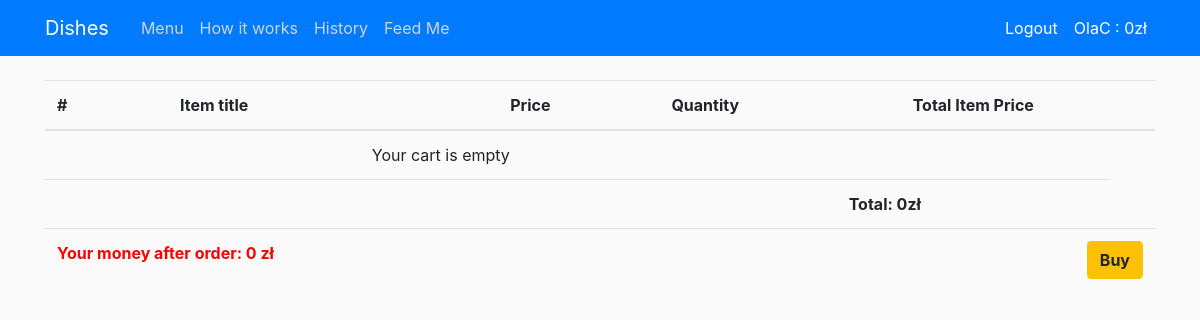
Before: /order_summary/ (signed in) with the older database file.
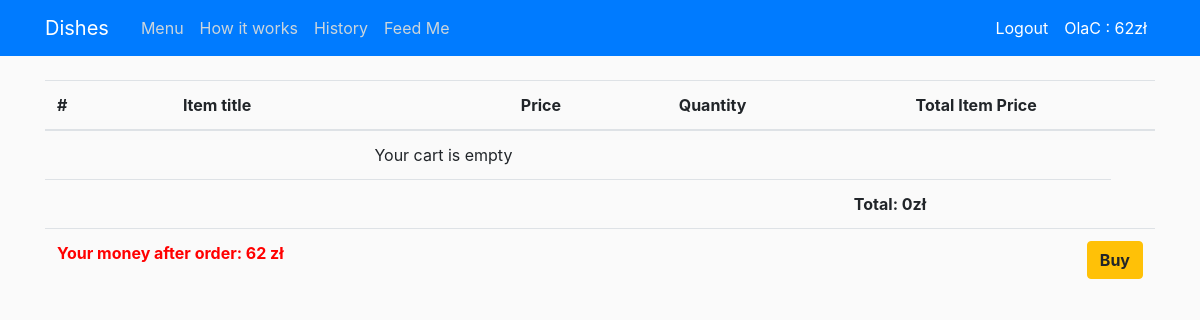
After: the same page with the newer database file.
### users/models.py (models this page shows, shortened)
class Profile(models.Model):
    user = models.OneToOneField(User, on_delete=models.CASCADE)
    money = models.FloatField(default=0)

### shop/views.py (the view)
# urls.py: path('order_summary/', order_summary, name='shop-order-summary'),
@login_required
def order_summary(request):
    if check_time():
        values = countTotalPrice(request.user)
        context ={
            'orders': values["items_in_cart"],
            'total_price': values["total_price"],
            'summary': True,
            'money': Profile.objects.get(user=request.user).money
        }
        return render(request, 'shop/summary.html', context)
    else:
        return redirect('shop-home')

### shop/views.py (called while the page is built)
def check_time():
    now = datetime.now()
    if now.time() > startTime and now.time() < endTime:
        return True
    else:
        return False

def countTotalPrice(user):
    items_in_cart = Cart.objects.filter(user=user)
    total_price = 0
    for item in items_in_cart:
        composition_price = item.composition.dish.price + item.composition.addon.price
        total_price += composition_price * item.quantity
    value_to_return ={
        'total_price': total_price,
        'items_in_cart': items_in_cart
    }
    return value_to_return

### shop/templates/shop/summary.html
{% extends 'shop/base.html' %}
{% block summary %}
{% load django_template_maths %}
    <div class="container">
       <table class="table">
            <thead>
            <tr>
                <th scope="col">#</th>
                <th scope="col">Item title</th>
                <th scope="col">Price</th>
                <th scope="col" style="text-align:center">Quantity</th>
                <th scope="col"></th>
                <th scope="col" style="text-align:center">Total Item Price</th>
                <th></th>
            </tr>
            </thead>
            <tbody>
                {% for item in orders %}
                    <tr>
                        <th scope="row">{{ forloop.counter }}</th>
                        <td>{{ item.composition}}</td>
                        <td>{{ item.composition.dish.price|add:item.composition.addon.price }} zł</td>
                        <td style="text-align:center">
                            <a href="#" style="color:black">
                                {% if  item.quantity > 1%}
                                    <a href="{% url 'shop-remove-summary' item.composition.id%}">
                                        <button type="button" class="btn btn-primary btn-xs" style="padding: 3px 3px">-</button>
                                    </a>
                                {% else %}
                                    <button type="button" class="btn btn-primary btn-xs" style="padding: 3px 3px" disabled></button>
                                {% endif %}
                            </a>
                                <a>{{ item.quantity }}</a>
                            <a href="{% url 'shop-add-summary' item.composition.id%}" style="color:black">
                                <button type="button" class="btn btn-primary btn-xs" style="padding: 3px 3px">+</button>
                            </a>
                        </td>
                        <td>
                            <a href="{% url 'shop-delete-from-cart-summary' item.id%}">
                                <button type="button" class="btn btn-primary btn-xs" style="padding: 4px">x</button>
                            </a>
                        </td>
                        <td style="text-align:center">
                            {{ item.composition.dish.price|add:item.composition.addon.price|mul:item.quantity|floatformat}} zł
                        </td>
                    </tr>
                {% empty %}
                    <tr style="text-align:center">
                        <td colspan='5'>Your cart is empty</td>
                    </tr>
                {% endfor %}
                <tr>
                    <td colspan="5"><b></b></td>
                    <td><b>Total: {{ total_price }}zł</b></td>
                </tr>
                <tr>
                    <td colspan="2">
                        <a style="color:red"><b>Your money after order: {{money|sub:total_price|floatformat}} zł</b></a>
                    </td>
                    <td colspan="5">
                        <a class='btn btn-warning float-right ml-2' href="{% url 'shop-buy' %}"><b>Buy</b></a>
                    </td>
                </tr>
            </tbody>
        </table>
    </div>
{% endblock summary %}

### shop/templates/shop/base.html (shortened to what this page needs)
{% load static %}
{% load django_template_maths %}
<!DOCTYPE html>
<html>
<head>
    <link rel="stylesheet" href="https://stackpath.bootstrapcdn.com/bootstrap/4.5.2/css/bootstrap.min.css">
    <link rel="stylesheet" type="text/css" href="{% static 'shop/main.css' %}">
</head>
<body>
    <header class="site-header">
        <nav class="navbar navbar-expand-md navbar-dark bg-primary fixed-top">
            <div class="container">
                <a class="navbar-brand mr-4">Dishes</a>
                <div class="collapse navbar-collapse" id="navbarToggle">
                    <div class="navbar-nav mr-auto">
                        <a class="nav-item nav-link" href="{% url 'shop-home' %}">Menu</a>
                        <a class="nav-item nav-link" href="{% url 'shop-about' %}">How it works</a>
                        {% if user.is_authenticated %}
                            <a class="nav-item nav-link" href="{% url 'shop-history' %}">History</a>
                        {% endif %}
                        {% if user.is_staff %}
                            <a class="nav-item nav-link" href="{% url 'feedme' %}">Feed Me</a>
                        {% endif %}
                    </div>
                     <div class="navbar-nav">
                        {% if user.is_authenticated %}
                            <a class="nav-item nav-link" style="color: #ffffff" href="{% url 'logout' %}">Logout</a>
                            <a class="nav-item nav-link" style="color: #ffffff" href="{% url 'profile' %}">{{ user.username }} : {{money|floatformat}}zł</a>
                        {% else %}
                            <a class="nav-item nav-link" style="color: #ffffff" href="{% url 'login' %}">Login</a>
                            <a class="nav-item nav-link" style="color: #ffffff" href="{% url 'register' %}">Register</a>
                        {% endif %}
                    </div>
                </div>
            </div>
        </nav>
    </header>
   <main role="main" class="container-fluid">
        {% if summary %}
            {% block summary %}
            {% endblock summary %}
        {% endif %}
    </main>
</body>
</html>

### shop/static/shop/main.css (style rules this page uses)
body { background: #fafafa; color: #333333; margin-top: 5rem; }
.site-header .navbar-nav .nav-link { color: #cbd5db; }
.container-fluid { border-radius:20px; }

Changed rows visible on the page:
changed Profile: money "0" → "62"
